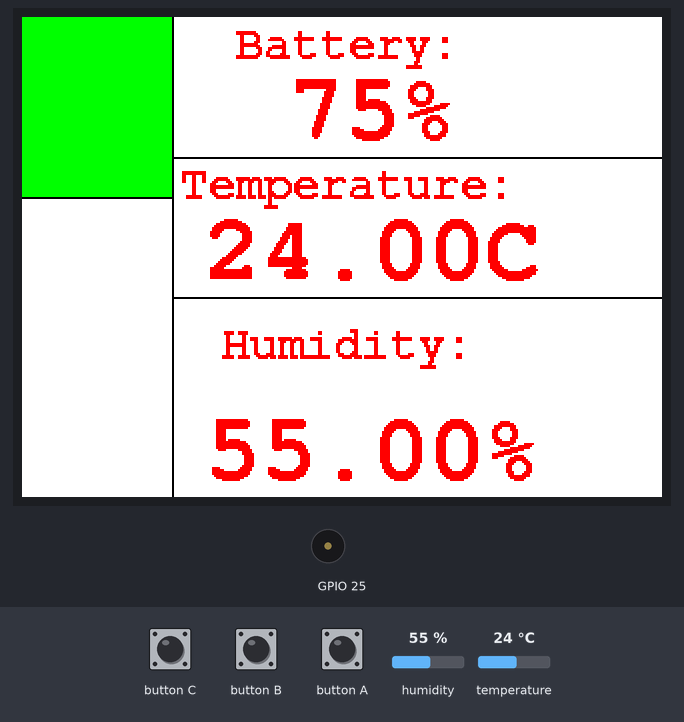
Simulated run of this sketch. Board: ESP32. On the bench: 320×240 colour display, buzzer (waves = sounding). The inputs (shaded band) are chosen by the test bench; at power-on: humidity 55 %, temperature 24 °C. What the sketch prints to the serial monitor is not drawn.

Above: at 17.9 s.
18.0 s: humidity set to 22 %
At 20.5 s:
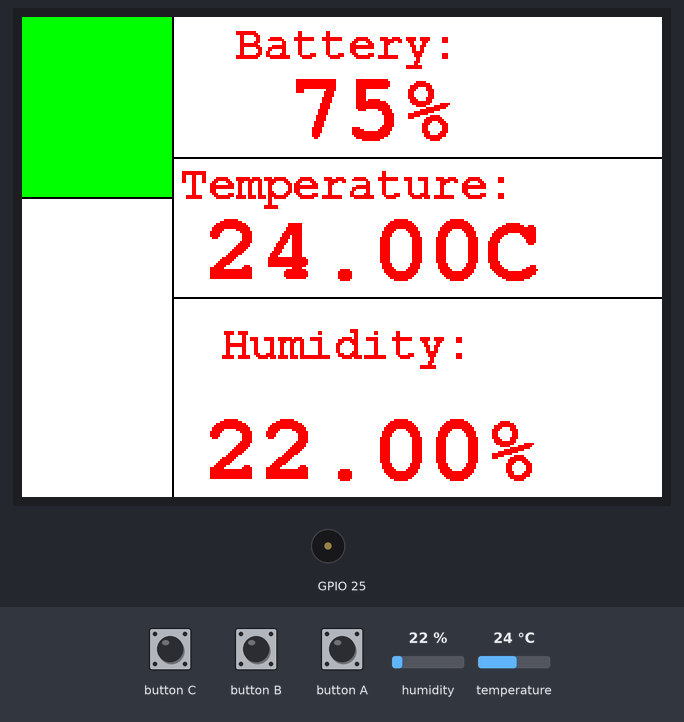
21.0 s: button C pressed for 3.2 s
At 23.6 s:
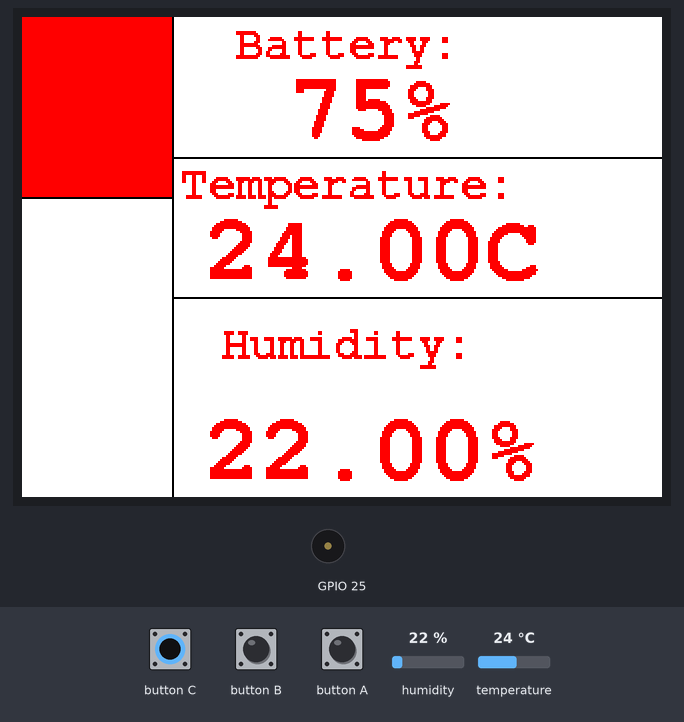
24.8 s: button C pressed for 3.2 s
28.6 s: temperature set to 12 °C
At 30.28 s:
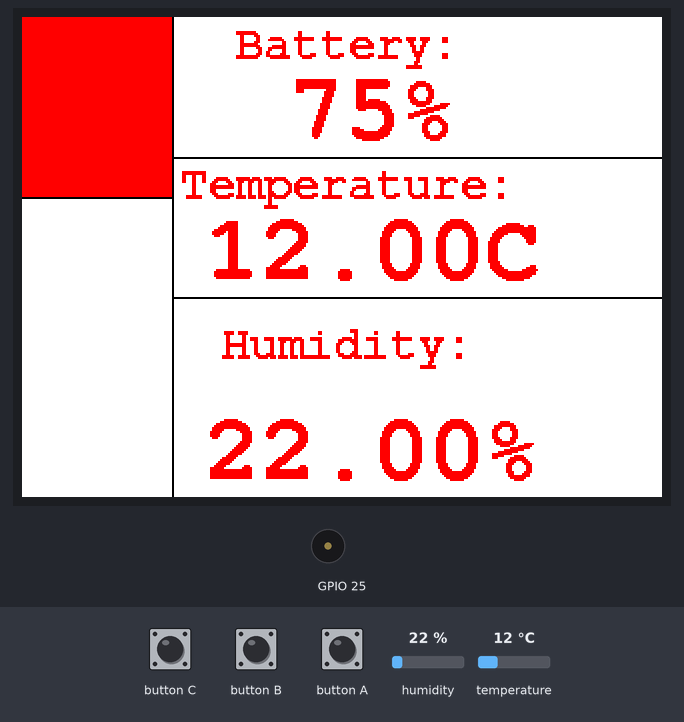
31.3 s: humidity set to 26 %
At 33.2 s:
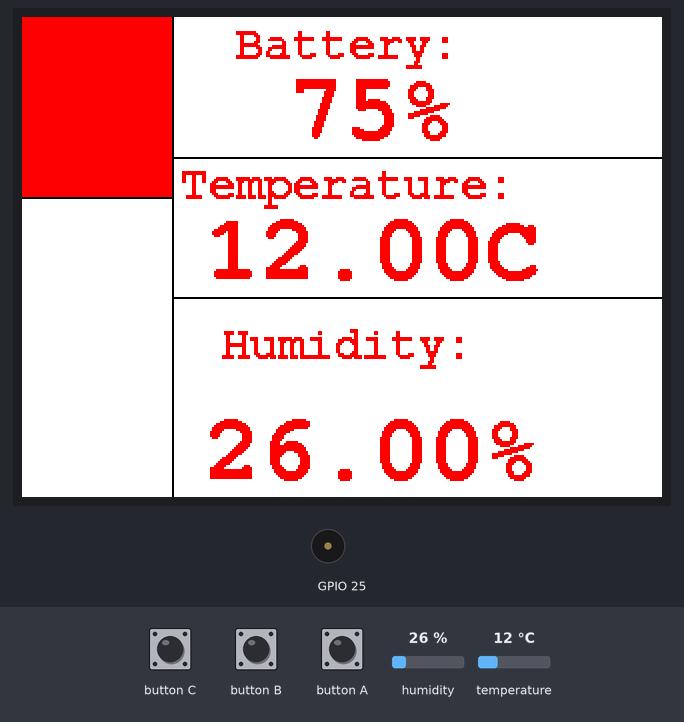
33.6 s: humidity set to 29 %
At 35.2 s:
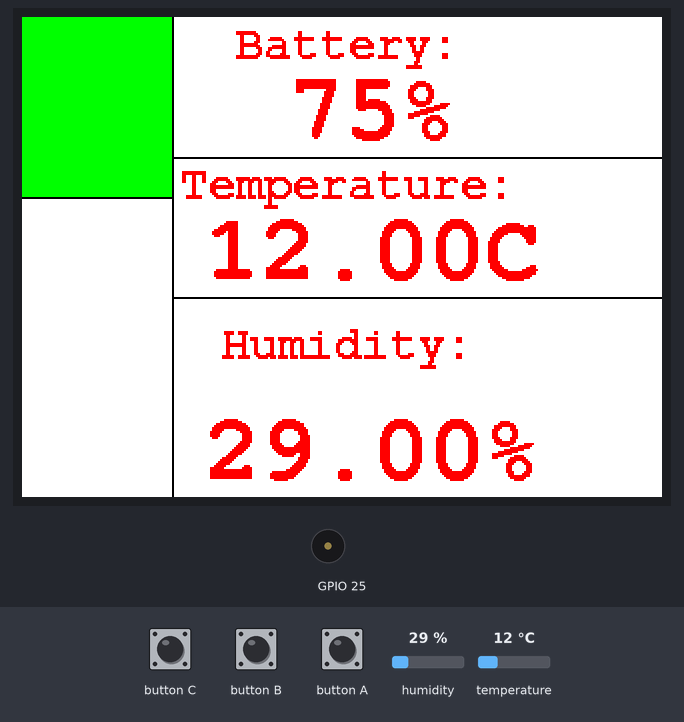
Timing chart, 0 to 36.7 s (numbered marks = the images above; inputs shaded):
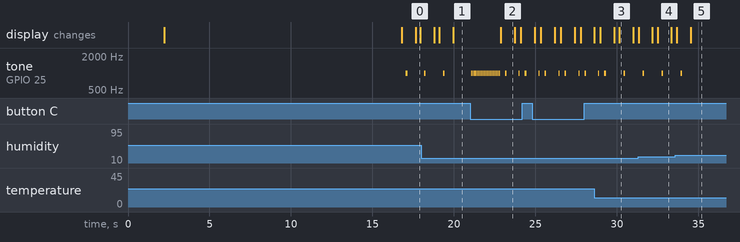

Measured:
- the behaviour switches between 27 and 28 % on humidity (found by bisection; images 4 and 5)
- after the input at 21.0 s, tone on GPIO 25: plays 1000 Hz for 0.05 s, 1000 Hz for 0.05 s, 1000 Hz for 0.05 s, 1000 Hz for 0.05 s, 1000 Hz for 0.05 s, 1000 Hz for 0.05 s … (23 notes in this stretch), starting after 0.05 s; the display: changes after 1.9 s (image 2)
- after the input at 28.6 s, the display: first differs from a run without the input after 1.2 s (image 3 shows a later state)
- after the input at 31.3 s, the display: first differs from a run without the input after 0.88 s (image 4 shows a later state)
- after the input at 33.6 s, tone on GPIO 25: goes on until 34.0 s, then stays silent; the display: first differs from a run without the input after 0.92 s (image 5)
- by itself, tone on GPIO 25: alternates 1000 Hz for 0.10 s and silent for 1.1 s
- what the display in image 2 shows lasts 0.8 s, from 22.9 s to 23.7 s

The sketch:

main.ino
```cpp
/*
Based on a program written by Achim Kern
called "M5_Stack_CORE_TTN_SensorNode.ino"
*/
//
char application[]="M5STACK_CORE TTN ";
char aktu_version[]="V1.5";
char author[]="SergioPria";
//
#include <Arduino.h>
#include <M5Stack.h>
#include "Free_Fonts.h"
//#include "ttn.h"
#include <Wire.h>
#include <AHT10.h>
//#include "MAX44009.h"
///////////////////////////
/////////////////////////
/// VALUES
////////////////////////
int luxometer=0;
float temperature=0.0;
float humidity=0.0;
int luxometer_ttn=0;
int temperature_ttn=0;
int humidity_ttn=0;
int bat_ttn=0;
String chip;
String response;
bool error=false;
///////////////////////
int TTN_Counter=0;
uint32_t battery_int=0;
uint32_t temp_int=0;
uint32_t hum_int=0;
uint32_t diff1=200;
int32_t diff2=100;
int32_t diff3=300;

////////
uint32_t old_battery_int=0;
uint32_t old_temp_int=0;
uint32_t old_hum_int=0;
///////////////////////
///////////////////////
AHT10 aht(AHT10_ADDRESS_0X38);


/*-------------------------------------------------------------------------------*/
/* Function bool ReceiveAT(uint32_t timeout)                                     */
/*                                                                               */
/* TASK    : receive AT msg's from the M5Stack COM.LoRaWAN Module                */
/* UPDATE  : 24.01.2021                                                          */
/*-------------------------------------------------------------------------------*/
bool ReceiveAT(uint32_t timeout)
{
  uint32_t nowtime = millis();
  while(millis() - nowtime < timeout){
    if (Serial2.available() !=0) {
      String str = Serial2.readString();
      if (str.indexOf("+OK") != -1) {
        Serial.println(str);
        error=false;
        return true;
      }
      if(str.indexOf("+ERROR") !=-1){
        Serial.print("[X]ERROR");
        Serial.print(" ");
        Serial.println(str);
        response=str.substring(7);
        Serial.println(response);
        error=true;
        return true;
      }
        else {
        Serial.println("[!] Syntax Error");
        error=true;
        break;
      }
    }
    M5.Speaker.mute();
  }
  Serial.println("[!] Timeout");
  return false;
}
/*-------------------------------------------------------------------------------*/
/* Function void ATCommand(char cmd[],char date[], uint32_t timeout = 50)        */
/*                                                                               */
/* TASK    : send AT commands to the M5Stack COM.LoRaWAN Module                  */
/* UPDATE  : 24.01.2021                                                          */
/*-------------------------------------------------------------------------------*/
void ATCommand(char cmd[],char date[], uint32_t timeout = 50)
{
  char buf[256] = {0};
  if(date == NULL)
  {
    sprintf(buf,"AT+%s",cmd);
  }
  else
  {
    sprintf(buf,"AT+%s=%s",cmd,date);
  }
  Serial2.write(buf);
  Serial.println(buf);
  delay(200);
  ReceiveAT(timeout);
}
/*-------------------------------------------------------------------------------*/
/* Function void array_to_string(byte array[], unsigned int len, char buffer[])  */
/*                                                                               */
/* TASK    : build string out of payload data                                    */
/* UPDATE  : 24.01.2021                                                          */
/*-------------------------------------------------------------------------------*/
void array_to_string(byte array[], unsigned int len, char buffer[])
{
  for (unsigned int i = 0; i < len; i++)
  {
    byte nib1 = (array[i] >> 4) & 0x0F;
    byte nib2 = (array[i] >> 0) & 0x0F;
    buffer[i*2+0] = nib1  < 0xA ? '0' + nib1  : 'A' + nib1  - 0xA;
    buffer[i*2+1] = nib2  < 0xA ? '0' + nib2  : 'A' + nib2  - 0xA;
  }
  buffer[len*2] = '\0';
}

/*-------------------------------------------------------------------------------*/
/* Function void send_to_TTN(void)                                               */
/*                                                                               */
/* TASK    : send sensor data to TTN                                             */
/* UPDATE  : 25.01.2021                                                          */
/*-------------------------------------------------------------------------------*/
void send_to_TTN(void)
{
  byte payload[9];

  payload[0]= temp_int;
  payload[1] = temp_int >> 8;
  payload[2] = temp_int >> 16;

  payload[3] = hum_int;
  payload[4] = hum_int >> 8;
  payload[5] = hum_int >> 16;

  payload[6]  = battery_int;
  payload[7] = battery_int >> 8;
  payload[8] = battery_int >> 16;

  Serial.print(F("[?] actual TTN payload --> "));
  char str[32] = "";
  array_to_string(payload, 9, str);

  Serial.println(str);
  M5.Lcd.fillRect(0,0,75,90,TFT_RED);
  // now send all to TTN
  ATCommand("SendHex",str);
  M5.Speaker.beep();
  delay(500);
  M5.Speaker.mute();
  //ATCommand("SendStr",str);
}
void draw_template(){
  ///////////////////////////////////////
  M5.Lcd.drawLine(75,0,75,260,TFT_BLACK);
  M5.Lcd.drawLine(0,90,75,90,TFT_BLACK);
    //60
  M5.Lcd.drawLine(75,70,320,70,TFT_BLACK);
    //130
  M5.Lcd.drawLine(75,140,320,140,TFT_BLACK);
    //230
  M5.Lcd.drawLine(75,240,320,240,TFT_BLACK);
  //////////////////////////////////////
  M5.Lcd.fillRect(0,0,75,90,TFT_GREEN);
  //////////////////////////////////////
  M5.Lcd.setFreeFont(FMB12);
  M5.Lcd.setTextColor(TFT_RED);
  M5.Lcd.setCursor((320-M5.Lcd.textWidth("Battery:"))/2,20);
  M5.Lcd.print("Battery:");
  /////
  M5.Lcd.setFreeFont(FMB12);
  M5.Lcd.setTextColor(TFT_RED);
  M5.Lcd.setCursor((320-M5.Lcd.textWidth("Temperature:"))/2,90);
  M5.Lcd.print("Temperature:");
  /////
  M5.Lcd.setFreeFont(FMB12);
  M5.Lcd.setCursor((320-M5.Lcd.textWidth("Humidity:"))/2,170);
  M5.Lcd.print("Humidity:");
  //////
}
void show_display(){
  M5.Lcd.fillScreen(TFT_WHITE);
  draw_template();
  M5.Lcd.setFreeFont(FMB24);
  M5.Lcd.setTextColor(TFT_RED);
  M5.Lcd.setCursor((320-M5.Lcd.textWidth(String(M5.Power.getBatteryLevel())))/2,60);
  M5.Lcd.print(String(M5.Power.getBatteryLevel()));
  M5.Lcd.print("%");
  M5.Lcd.setFreeFont(FMB24);
  M5.Lcd.setCursor((320-M5.Lcd.textWidth(String (temperature)))/2,130);
  M5.Lcd.print(String (temperature));
  M5.Lcd.print("ºC");
  M5.Lcd.setFreeFont(FMB24);
  M5.Lcd.setCursor((320-M5.Lcd.textWidth(String (humidity)))/2,230);
  M5.Lcd.print(String (humidity));
  M5.Lcd.print("%");
}
void setup_lorawan(){
    //We'll connect to the M5Stack the COM.LoRaWAN module
  // TX 0/3/17
  // RX 5/15/16
  // Make sure the dip switch is corrected
  //for the M5Stackwe'll use 16/17
  Serial2.begin(115200,SERIAL_8N1,16,17);
  //We'll have to set some parameters
  //the first order doesn't work,it'll be for awake module
  ATCommand("LORAWAN","?");
  delay(500);
  ATCommand("ChipID","?");
  //set LoRaWAN Mode
  ATCommand("OTAA","1");
  delay(500);
  ATCommand("Class","C");
  delay(500);
  ATCommand("ADR","1");
  delay(500);
  ATCommand("DutyCycle","15000");
  delay(500);
//TTN access data
/// TTN Parameters
///  ABP
//////////////////////////
// DevAddr=260B7F1F
// AppSKey=9EBB102678877A940C7170CFE6070C8B
// NwkSKey=0585D57068A19F9B80E2D7A4B00B0B67
////////////////////////
//   OTAA
///////////////////////
// DevEui=1111111111111111
// AppEui=AABBCCDDEEFF1122
// AppKey=3D8F9F0795582EF721979E10F8B8D98D
///////////////////////
ATCommand("DevEui","1111111111111111");
delay(500);
ATCommand("AppEui","AABBCCDDEEFF1122");
delay(500);
ATCommand("AppKey","3D8F9F0795582EF721979E10F8B8D98D");
delay(500);
ATCommand("ConfirmedNbTrials","4");
delay(500);
//We'll join the TTN network
ATCommand("Join","1");
delay(500);
ATCommand("Join","?");
delay(500);
}
void setup() {
  M5.begin();
  M5.Power.begin();
  Serial.begin(9600);
  //Boot
  delay(2000);
  Serial.println(F(""));
  Serial.println(F("Starting..."));
  Serial.print(F(application));
  Serial.print(F(" Version"));
  Serial.println(F(aktu_version));
  Serial.println(F("connected via TTN"));
  Serial.println(F(""));
  M5.Lcd.fillScreen(TFT_RED);
  M5.Lcd.setFreeFont(FMB12);
  M5.Lcd.setTextColor(TFT_WHITE);
  M5.Lcd.setCursor((320-M5.Lcd.textWidth(application))/2,100);
  M5.Lcd.print(application);
  M5.Lcd.setCursor((320-M5.Lcd.textWidth(aktu_version))/2,120);
  M5.Lcd.print(aktu_version);
  M5.Lcd.setCursor((320-M5.Lcd.textWidth(author))/2,160);
  M5.Lcd.print(author);
  delay(6000);
  while(!aht.begin()){
    Serial.println(F("AHT10 not connected"));
  }
  //SD card not develope
  //Battery level
  uint8_t bat=M5.Power.getBatteryLevel();
  Serial.println(F("[?] M5STACK BATTERY LEVEL -->"));
  Serial.print(bat);Serial.println(F(" %"));
  //call the setup_LORAWAN
  setup_lorawan();
}
void read_aht(){
  if(!M5.Power.canControl())
  {
    Serial.println(F("[!] No communication with IP5306 chip"));
  }
  // actual battery level
  uint8_t bat = M5.Power.getBatteryLevel();
  bat_ttn=bat;
  battery_int = bat * 100;
  // now we create the payload and send it to the TTN
  temperature=aht.readTemperature();
  humidity=aht.readHumidity();
  temp_int      = temperature * 100;
  hum_int  = humidity * 100;
  Serial.print(temperature);
  Serial.print(" ");
  Serial.println(humidity);
}
bool unbounce(uint32_t magnitude,uint32_t old_magnitude,uint32_t diff){
  if(magnitude<<old_magnitude-diff || magnitude>>old_magnitude+diff){
    return true;
  }else{
    return false;
  }
}
void loop() {
    read_aht();
    if(hum_int<old_hum_int-diff3 || hum_int>old_hum_int+diff3 || M5.BtnA.wasPressed()){
      old_hum_int=hum_int;
      send_to_TTN();
      show_display();
      ATCommand("LPM","1");
      //Serial.println("SEND");
    }
    if(old_temp_int<old_temp_int-diff2 || temp_int>old_temp_int+diff2 || M5.BtnA.wasPressed()){
      old_temp_int=temp_int;
      send_to_TTN();
      show_display();
      ATCommand("LPM","1");
    }
    //else{
    //  Serial.println("no envio");
    //}
    if(!M5.BtnB.isReleased()){
      int diff=diff3/100;
      diff--;
      M5.Speaker.beep();
      delay(50);
      M5.Speaker.mute();
      if(diff==-1){
        diff=0;
      }
      Serial.print(diff);
      Serial.print(" ");
      diff3=diff*100;
      Serial.println(diff3);
    }
    if(!M5.BtnC.isReleased()){
      int diff=diff3/100;
      diff++;
      M5.Speaker.beep();
      delay(50);
      M5.Speaker.mute();
      if(diff==0){
        diff=1;
      }
      Serial.print(diff);
      diff3=diff*100;
      Serial.print(" ");
      Serial.println(diff3);
    }
    /*
    M5.Lcd.setTextColor(TFT_BLACK);
    M5.Lcd.setFreeFont(FMB12);
    M5.Lcd.setCursor(10,60);
    M5.Lcd.print("Diff:");
    M5.Lcd.setCursor(10,80);
    int diff=diff3/100;
    M5.Lcd.println(diff);
    */
    M5.update();
}
```
